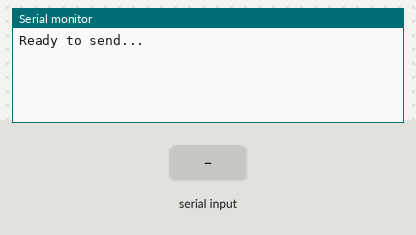
Simulated run of this sketch. Board: Arduino Uno, built with avr-gcc and run on an emulated ATmega328P. On the bench: the last lines printed to the serial monitor. The inputs (shaded band) are chosen by the test bench. No radio packets arrive unless stated.

Above: at 1.2 s.
1.3 s: "1" received over Serial
At 1.9 s:
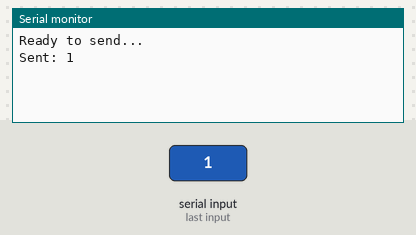
2.8 s: "0" received over Serial
At 4.0 s:
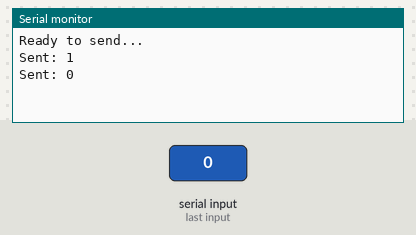
4.3 s: "2" received over Serial
At 5.4 s:
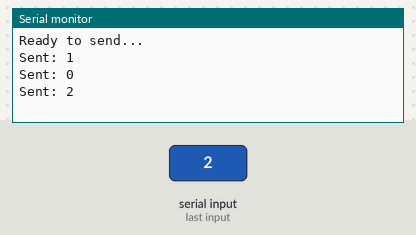

Measured:
- after the input at 1.3 s, the serial monitor: prints a new line after 0.06 s (image 1)
- after the input at 2.8 s, the serial monitor: prints a new line after 0.06 s (image 2)
- after the input at 4.3 s, the serial monitor: prints a new line after 0.06 s (image 3)

The sketch:

Receiver_uno.ino
```cpp
#include <VirtualWire.h>

void setup() {
  Serial.begin(9600);
  vw_set_tx_pin(12);      // TX pin
  vw_setup(2000);         // Bits per second
  Serial.println("Ready to send...");
}

void loop() {
  if (Serial.available()) {
    char input = Serial.read();  // Read single char like '1', '2', etc.

    if (input >= '0' && input <= '4') {
      char msg[2] = {input, '\0'};
      vw_send((uint8_t*)msg, strlen(msg));
      vw_wait_tx(); // Wait for message to send
      Serial.print("Sent: "); Serial.println(msg);
    }
  }
}
```
